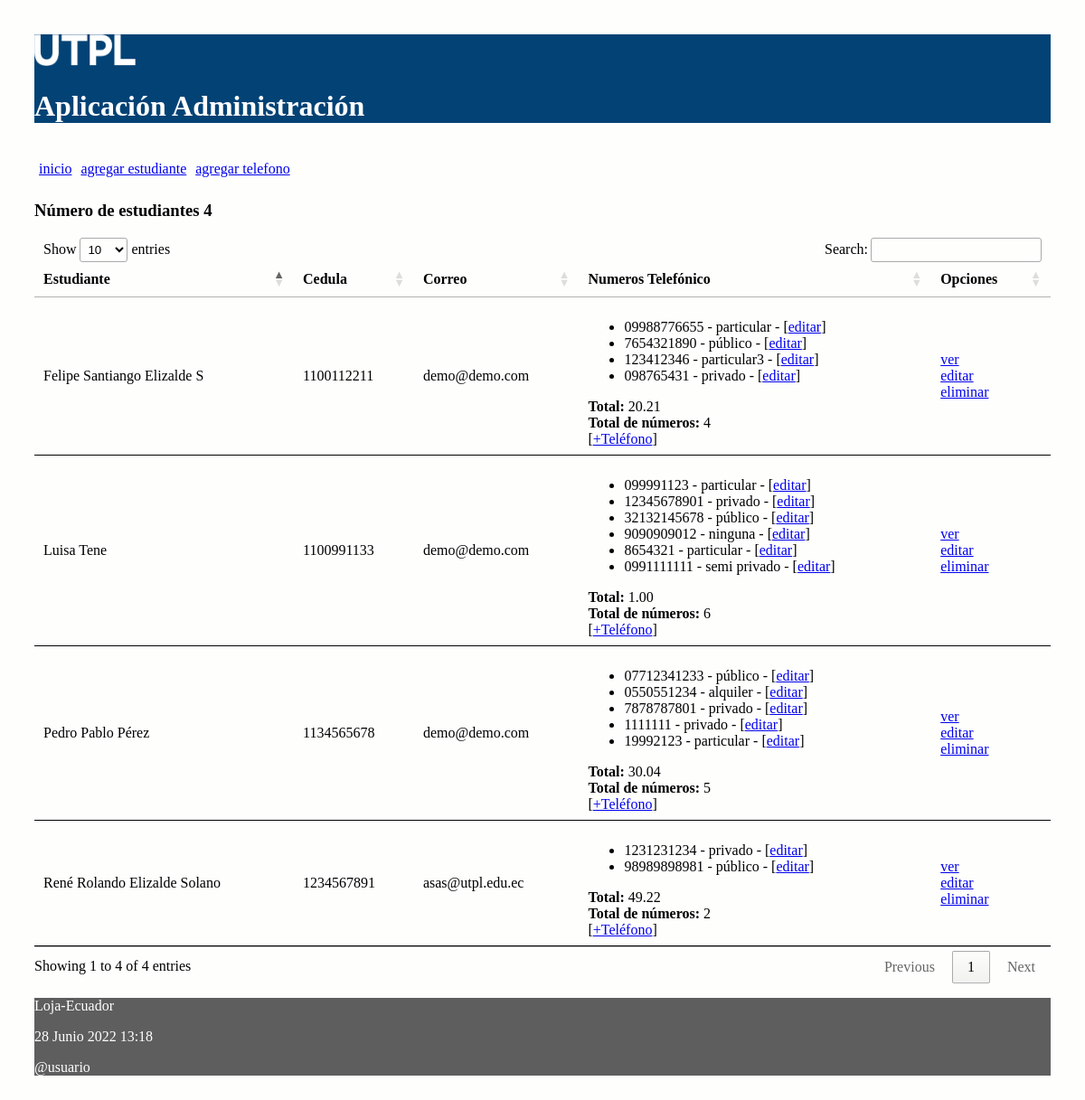
The page / on the database its author committed.
### administrativo/models.py (models this page shows, shortened)
class Estudiante(models.Model):
    nombre = models.CharField(max_length=30)
    apellido = models.CharField(max_length=30)
    cedula = models.CharField(max_length=30, unique=True)
    correo = models.EmailField()
    comentario = models.CharField(max_length=30)
    def obtener_costo_telefonos(self):
        valor = 0;
        for t in self.numeros_telefonicos.all(): # self.num_telefonicos -> me devuelve un listado de obj de tipo NumeroTelefonico
            valor = valor + t.costo_plan
        return valor
    def obtener_cantidad_telefonos(self):
        valor = len(self.numeros_telefonicos.all())
        return valor

class NumeroTelefonico(models.Model):
    telefono = models.CharField(max_length=100)
    tipo = models.CharField(max_length=100)
    costo_plan = models.DecimalField(max_digits=100, decimal_places=2)
    estudiante = models.ForeignKey(Estudiante, on_delete=models.CASCADE,
            related_name="numeros_telefonicos")

### administrativo/views.py (the view)
# urls.py: path('', views.index, name='index'),
def index(request):
    estudiantes = Estudiante.objects.all()
    informacion_template = {'estudiantes': estudiantes, 'numero_estudiantes': len(estudiantes)}
    return render(request, 'index.html', informacion_template)

### administrativo/templates/index.html (shortened to what this page needs)
{% extends "master.html" %}
{% block content %}
<h3>Número de estudiantes {{ numero_estudiantes }}</h3>
<table id="tabla_datos">
  <thead>
    <tr>
      <th>Estudiante</th>
      <th>Cedula</th>
      <th>Correo</th>
      <th>Numeros Telefónico </th>
      <th>Opciones</th>
    </tr>
  </thead>
  {% for e in estudiantes %}
  <tr>
    <td> {{e.nombre}} {{e.apellido}}</td>
    <td> {{e.cedula}}</td>
    <td> {{e.correo}}</td>
    <td>
      <ul>
        {% for t in e.numeros_telefonicos.all %}
          <li>
            <span>{{t.telefono}} - {{t.tipo}} - [<a href="{% url 'editar_numero_telefonico' t.id %}">editar</a>] </span>
          </li>
        {% endfor %}
      </ul>
        <span><b>Total:</b> {{ e.obtener_costo_telefonos }}</span>
        <br>
        <span><b>Total de números:</b> {{ e.obtener_cantidad_telefonos }}</span>
        <br>[<a href="{% url 'crear_numero_telefonico_estudiante' e.id%}">+Teléfono</a>]
    </td>
    <td> <a href="{% url 'obtener_estudiante' e.id %}">ver</a> <br>
      <a href="{% url 'editar_estudiante' e.id %}">editar</a> <br>
      <a href="{% url 'eliminar_estudiante' e.id %}"
      onclick="return confirm('¿Está seguro de la eliminación?')" >
      eliminar</a>
    </td>
  </tr>
  {% endfor %}
</table>
{% endblock %}

### administrativo/templates/master.html (shortened to what this page needs)
<!DOCTYPE html>
<html>
  <head>
    {% load static %}
    <link rel="stylesheet" type="text/css" href="{% static 'css/estilos.css' %}">
    <link rel="stylesheet" type="text/css" href="https://cdn.datatables.net/1.10.25/css/jquery.dataTables.min.css">
  </head>
  <body>
  <header>
    <img src="{% static 'images/logo.png' %}" height="10%" width="10%" alt="My image">
    <h1>Aplicación Administración </h1>
    <nav class="top_menu">
      <ul>
        <li><a href="{% url 'index' %}">inicio</a></li>
        <li><a href="{% url 'crear_estudiante' %}">agregar estudiante</a></li>
        <li><a href="{% url 'crear_numero_telefonico' %}">agregar telefono</a></li>
      </ul>
    </nav>
  </header>
  <section>
      {% block content %}{% endblock %}
  </section>
  {% include 'footer.html' %}
  </body>
</html>

### administrativo/templates/footer.html
<footer>
      <p>Loja-Ecuador</p>
      <p>{% now "j F Y H:i" %}</p>
      <p>@usuario</p>
</footer>

### administrativo/static/css/estilos.css (style rules this page uses)
body { background: #FEFEFD; padding: 30px; }
header { background: #034275; color: #FFF; }
section { width: 100%; }
th, td { padding: 15px; border-bottom: 1px solid black; }
.top_menu ul { list-style:none; float:left; padding: 5px; width:95%; }
.top_menu ul li { float:left; margin-right:10px; margin-bottom:5px; text: #FFF; }
footer { background: #5E5E5E; color: #FFF; }

### rows shown on the page
Estudiante: nombre "Luisa", apellido "Tene", cedula "1100991133", correo "demo@demo.com", obtener_costo_telefonos "1.00", obtener_cantidad_telefonos "6"
NumeroTelefonico: telefono "099991123", tipo "particular"
NumeroTelefonico: telefono "12345678901", tipo "privado"
NumeroTelefonico: telefono "32132145678", tipo "público"
NumeroTelefonico: telefono "9090909012", tipo "ninguna"
NumeroTelefonico: telefono "8654321", tipo "particular"
NumeroTelefonico: telefono "0991111111", tipo "semi privado"
Estudiante: nombre "Pedro Pablo", apellido "Pérez", cedula "1134565678", correo "demo@demo.com", obtener_costo_telefonos "30.04", obtener_cantidad_telefonos "5"
NumeroTelefonico: telefono "07712341233", tipo "público"
NumeroTelefonico: telefono "0550551234", tipo "alquiler"
NumeroTelefonico: telefono "7878787801", tipo "privado"
NumeroTelefonico: telefono "1111111", tipo "privado"
NumeroTelefonico: telefono "19992123", tipo "particular"
Estudiante: nombre "Felipe Santiango", apellido "Elizalde S", cedula "1100112211", correo "demo@demo.com", obtener_costo_telefonos "20.21", obtener_cantidad_telefonos "4"
NumeroTelefonico: telefono "09988776655", tipo "particular"
NumeroTelefonico: telefono "7654321890", tipo "público"
NumeroTelefonico: telefono "123412346", tipo "particular3"
NumeroTelefonico: telefono "098765431", tipo "privado"
Estudiante: nombre "René Rolando", apellido "Elizalde Solano", cedula "1234567891", correo "asas@utpl.edu.ec", obtener_costo_telefonos "49.22", obtener_cantidad_telefonos "2"
NumeroTelefonico: telefono "1231231234", tipo "privado"
NumeroTelefonico: telefono "98989898981", tipo "público"

### other values the page prints
{{ numero_estudiantes }} "4"
